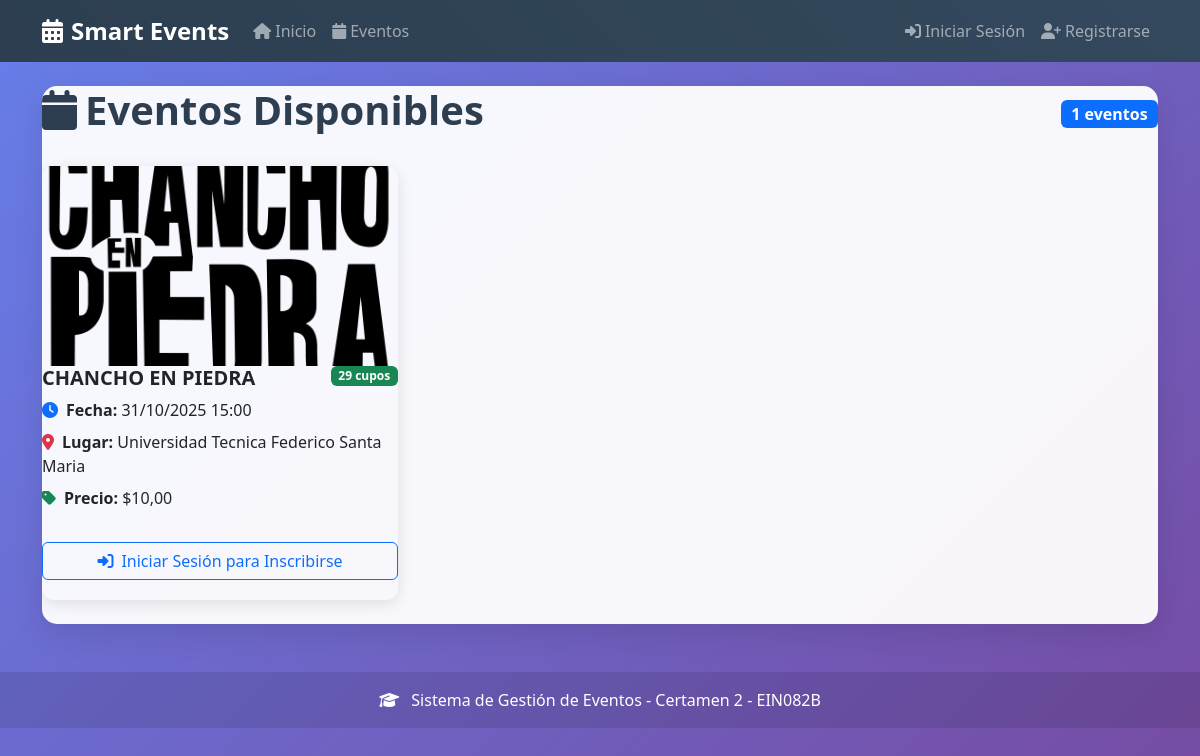
The page /eventos/ on the database its author committed.
### eventos/models.py (models this page shows, shortened)
class Evento(models.Model):
    titulo = models.CharField(max_length=200, verbose_name="Título del Evento")
    descripcion = models.TextField(verbose_name="Descripción", blank=True)
    fecha_hora = models.DateTimeField(verbose_name="Fecha y Hora")
    lugar = models.CharField(max_length=200, verbose_name="Lugar")
    imagen = models.ImageField(upload_to='eventos/', verbose_name="Imagen", blank=True, null=True)
    precio = models.DecimalField(
        max_digits=10,
        decimal_places=2,
        verbose_name="Valor",
        validators=[MinValueValidator(0)]
    )
    capacidad = models.PositiveIntegerField(verbose_name="Cantidad de Plazas")
    class Meta:
        verbose_name = "Evento"
        verbose_name_plural = "Eventos"
        ordering = ['fecha_hora']
    def plazas_disponibles(self):
        return self.capacidad - self.inscripciones.count()

### eventos/views.py (the view)
# urls.py: path('eventos/', lista_eventos, name='lista_eventos'),
def lista_eventos(request):
    eventos = Evento.objects.all().order_by('fecha_hora')
    return render(request, 'eventos/lista_eventos.html', {
        'eventos': eventos,
        'es_publico': not request.user.is_authenticated
    })

### eventos/templates/eventos/lista_eventos.html (shortened to what this page needs)
{% extends 'base.html' %}
{% block contenido %}
<div class="d-flex justify-content-between align-items-center mb-4">
    <h1 class="fw-bold" style="color: #2c3e50;">
        <i class="fas fa-calendar me-2"></i>Eventos Disponibles
    </h1>
    <span class="badge bg-primary fs-6">{{ eventos|length }} eventos</span>
</div>
<div class="row" id="contenedorEventos">
    {% for evento in eventos %}
    <div class="col-lg-6 col-xl-4 mb-4">
        <div class="tarjeta h-100 animacion-entrada">
            {% if evento.imagen %}
            <img src="{{ evento.imagen.url }}" class="card-img-top" alt="{{ evento.titulo }}" style="height: 200px; object-fit: cover;">
            {% else %}
            <div class="card-img-top bg-secondary d-flex align-items-center justify-content-center text-white" style="height: 200px;">
                <i class="fas fa-calendar-alt fa-3x"></i>
            </div>
            {% endif %}
            <div class="card-body d-flex flex-column">
                <div class="d-flex justify-content-between align-items-start mb-2">
                    <h5 class="card-title fw-bold">{{ evento.titulo }}</h5>
                    <span class="badge {% if evento.plazas_disponibles > 0 %}bg-success{% else %}bg-danger{% endif %}">
                        {{ evento.plazas_disponibles }} cupos
                    </span>
                </div>
                <div class="evento-info mb-3">
                    <p class="mb-2"><i class="fas fa-clock me-2 text-primary"></i><strong>Fecha:</strong> {{ evento.fecha_hora|date:"d/m/Y H:i" }}</p>
                    <p class="mb-2"><i class="fas fa-map-marker-alt me-2 text-danger"></i><strong>Lugar:</strong> {{ evento.lugar }}</p>
                    <p class="mb-3"><i class="fas fa-tag me-2 text-success"></i><strong>Precio:</strong> ${{ evento.precio }}</p>
                </div>
                <div class="mt-auto">
                    {% if user.is_authenticated %}
                        {% if evento.plazas_disponibles > 0 %}
                        <a href="{% url 'inscribir_evento' evento.id %}" class="btn btn-success w-100">
                            <i class="fas fa-check-circle me-2"></i>Inscribirme
                        </a>
                        {% else %}
                        <button class="btn btn-secondary w-100" disabled>
                            <i class="fas fa-times-circle me-2"></i>Agotado
                        </button>
                        {% endif %}
                    {% else %}
                    <a href="{% url 'login' %}" class="btn btn-outline-primary w-100">
                        <i class="fas fa-sign-in-alt me-2"></i>Iniciar Sesión para Inscribirse
                    </a>
                    {% endif %}
                </div>
            </div>
        </div>
    </div>
    {% endfor %}
</div>
{% endblock %}

### templates/base.html (shortened to what this page needs)
<!DOCTYPE html>
<html lang="es">
<head>
    <link href="https://cdn.jsdelivr.net/npm/bootstrap@5.3.0/dist/css/bootstrap.min.css" rel="stylesheet">
    <link rel="stylesheet" href="https://cdnjs.cloudflare.com/ajax/libs/font-awesome/6.4.0/css/all.min.css">
</head>
<body>
    <nav class="navbar navbar-expand-lg navbar-dark" style="background: linear-gradient(45deg, #2c3e50, #34495e);">
        <div class="container">
            <a class="navbar-brand" href="{% url 'inicio' %}">
                <i class="fas fa-calendar-alt me-2"></i>Smart Events
            </a>
            <div class="collapse navbar-collapse" id="navbarNav">
                <ul class="navbar-nav me-auto">
                    <li class="nav-item">
                        <a class="nav-link" href="{% url 'inicio' %}">
                            <i class="fas fa-home me-1"></i>Inicio
                        </a>
                    </li>
                    <li class="nav-item">
                        <a class="nav-link" href="{% url 'lista_eventos' %}">
                            <i class="fas fa-calendar me-1"></i>Eventos
                        </a>
                    </li>
                </ul>
                <ul class="navbar-nav">
                    {% if user.is_authenticated %}
                        <li class="nav-item dropdown">
                            <a class="nav-link dropdown-toggle" href="#" id="navbarDropdown" role="button" data-bs-toggle="dropdown">
                                <i class="fas fa-user me-1"></i>{{ user.username }}
                            </a>
                            <ul class="dropdown-menu">
                                {% if user.is_staff %}
                                <li>
                                    <a class="dropdown-item" href="{% url 'admin:index' %}">
                                        <i class="fas fa-cog me-2"></i>Panel Administrativo
                                    </a>
                                </li>
                                <li><hr class="dropdown-divider"></li>
                                {% endif %}
                                <li>
                                    <a class="dropdown-item text-danger" href="{% url 'logout' %}">
                                        <i class="fas fa-sign-out-alt me-2"></i>Cerrar Sesión
                                    </a>
                                </li>
                            </ul>
                        </li>
                    {% else %}
                        <li class="nav-item">
                            <a class="nav-link" href="{% url 'login' %}">
                                <i class="fas fa-sign-in-alt me-1"></i>Iniciar Sesión
                            </a>
                        </li>
                        <li class="nav-item">
                            <a class="nav-link" href="{% url 'registro' %}">
                                <i class="fas fa-user-plus me-1"></i>Registrarse
                            </a>
                        </li>
                    {% endif %}
                </ul>
            </div>
        </div>
    </nav>
    <main class="container my-4">
        <div class="contenedor-principal animacion-entrada">
            {% block contenido %}{% endblock %}
        </div>
    </main>
    <footer class="text-center text-white py-3 mt-5" style="background: rgba(0,0,0,0.1);">
        <div class="container">
            <p class="mb-0">
                <i class="fas fa-graduation-cap me-2"></i>
                Sistema de Gestión de Eventos - Certamen 2 - EIN082B
            </p>
        </div>
    </footer>
</body>
</html>

### templates/base.html (style rules this page uses)
body { background: linear-gradient(135deg, #667eea 0%, #764ba2 100%); min-height: 100vh; font-family: 'Segoe UI', Tahoma, Geneva, Verdana, sans-serif; }
.contenedor-principal { background: rgba(255, 255, 255, 0.95); border-radius: 15px; box-shadow: 0 10px 30px rgba(0,0,0,0.1); margin: 20px auto; padding: 0; overflow: hidden; }
.navbar-brand { font-weight: bold; font-size: 1.5rem; }
.tarjeta { transition: all 0.3s ease; border: none; border-radius: 12px; box-shadow: 0 4px 15px rgba(0,0,0,0.1); margin-bottom: 20px; }
.animacion-entrada { animation: fadeInUp 0.6s ease-out; }

### rows shown on the page
Evento: imagen (picture), titulo "CHANCHO EN PIEDRA", plazas_disponibles "29", fecha_hora "31/10/2025 15:00", lugar "Universidad Tecnica Federico Santa Maria", precio "10,00"

### other values the page prints
{{ eventos|length }} "1"
